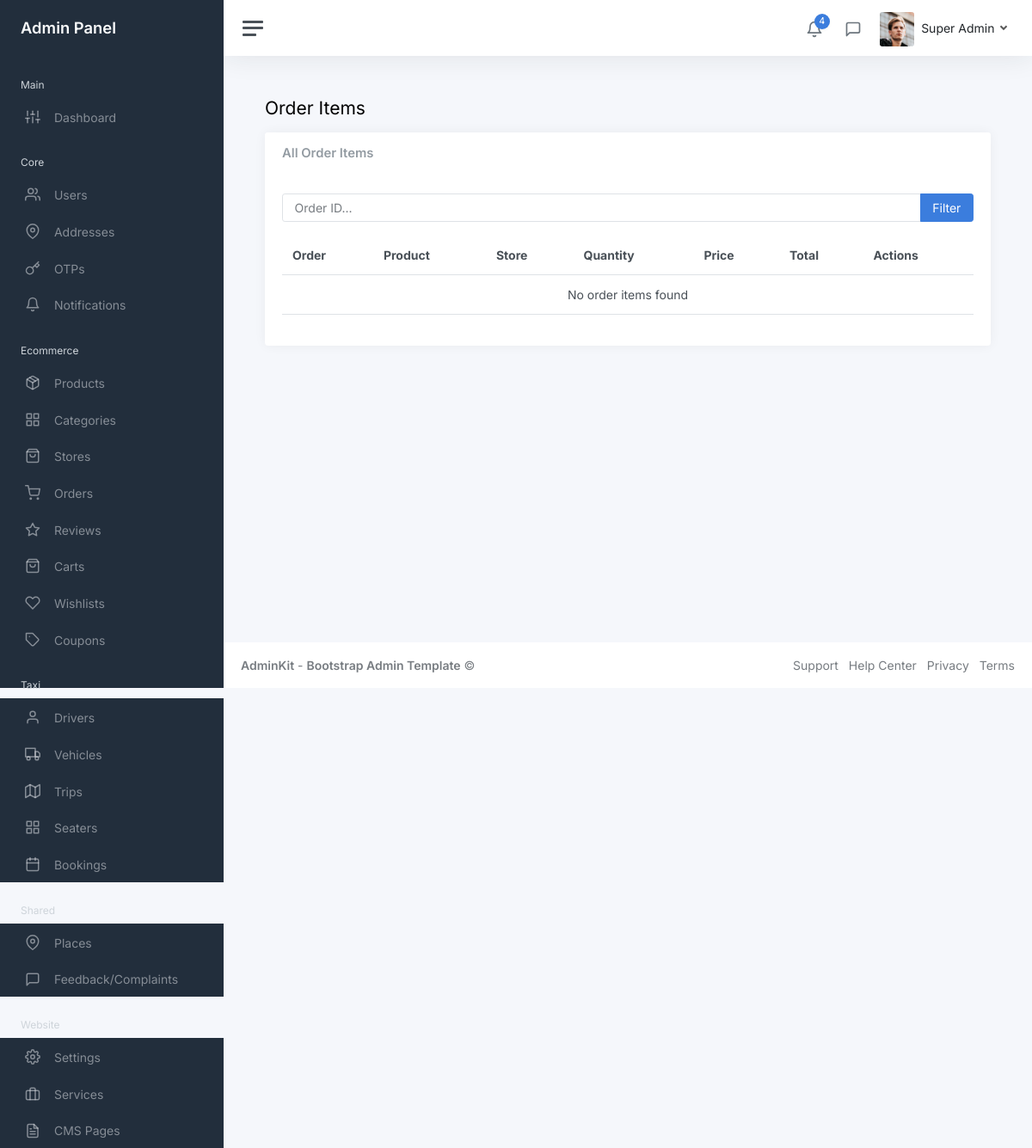
Page /myadmin/ecommerce/order-items/ (signed in) on the earlier database version.
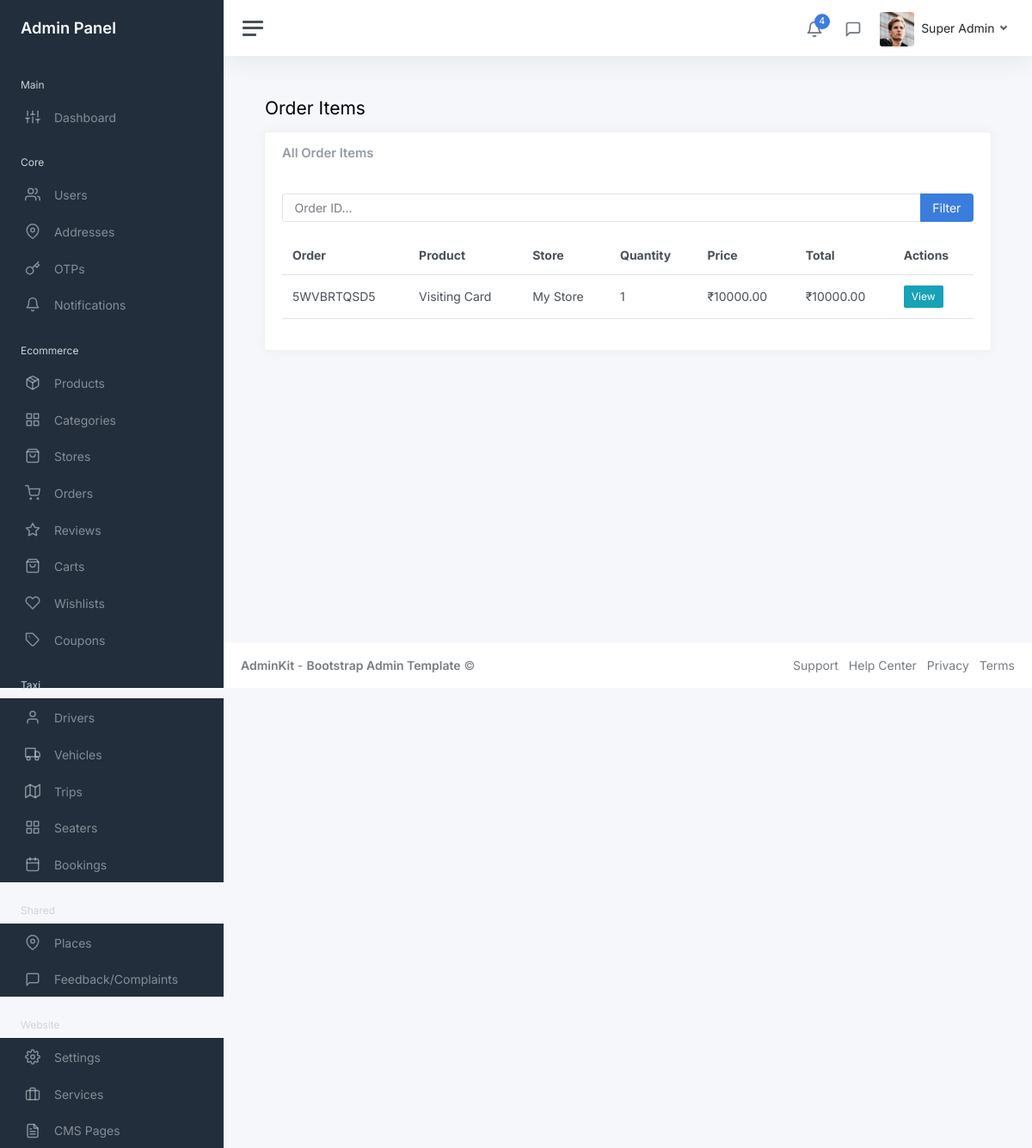
Same page on the later database version.
### ecommerce/models.py (models this page shows, shortened)
class OrderItem(models.Model):
    order = models.ForeignKey(Order, on_delete=models.CASCADE, related_name='items')
    product = models.ForeignKey(Product, on_delete=models.CASCADE)
    store = models.ForeignKey(Store, on_delete=models.CASCADE)
    quantity = models.PositiveIntegerField()
    price = models.DecimalField(max_digits=10, decimal_places=2)  # Price at time of order
    total = models.DecimalField(max_digits=10, decimal_places=2)
    class Meta:
        ordering = ['id']

class Order(models.Model):
    STATUS_CHOICES = [
        ('pending', 'Pending'),
        ('confirmed', 'Confirmed'),
        ('processing', 'Processing'),
        ('shipped', 'Shipped'),
        ('delivered', 'Delivered'),
        ('cancelled', 'Cancelled'),
        ('refunded', 'Refunded'),
    ]
    user = models.ForeignKey(User, on_delete=models.CASCADE, related_name='orders')
    order_number = models.CharField(max_length=20, unique=True)
    status = models.CharField(max_length=20, choices=STATUS_CHOICES, default='pending')
    total_amount = models.DecimalField(max_digits=10, decimal_places=2)
    shipping_address = models.TextField()
    billing_address = models.TextField()
    phone = models.CharField(max_length=20)
    email = models.EmailField()
    notes = models.TextField(blank=True)
    created_at = models.DateTimeField(auto_now_add=True)
    updated_at = models.DateTimeField(auto_now=True)
    class Meta:
        ordering = ['-created_at']

class Product(models.Model):
    name = models.CharField(max_length=200)
    description = models.TextField()
    store = models.ForeignKey(Store, on_delete=models.CASCADE, related_name='products')
    category = models.ForeignKey(Category, on_delete=models.CASCADE, related_name='products')
    price = models.DecimalField(max_digits=10, decimal_places=2, validators=[MinValueValidator(0)])
    compare_price = models.DecimalField(max_digits=10, decimal_places=2, blank=True, null=True, validators=[MinValueValidator(0)])
    sku = models.CharField(max_length=100, unique=True)
    stock_quantity = models.PositiveIntegerField(default=0)
    is_active = models.BooleanField(default=True)
    is_featured = models.BooleanField(default=False)
    weight = models.DecimalField(max_digits=8, decimal_places=2, blank=True, null=True, validators=[MinValueValidator(0)])
    dimensions = models.CharField(max_length=50, blank=True)  # e.g., "10x5x3 inches"
    created_at = models.DateTimeField(auto_now_add=True)
    updated_at = models.DateTimeField(auto_now=True)
    class Meta:
        ordering = ['-created_at']

class Store(models.Model):
    name = models.CharField(max_length=100)
    description = models.TextField(blank=True)
    owner = models.ForeignKey(User, on_delete=models.CASCADE, related_name='stores')
    logo = models.ImageField(upload_to='store_logos/', blank=True, null=True)
    banner = models.ImageField(upload_to='store_banners/', blank=True, null=True)
    address = models.TextField()
    phone = models.CharField(max_length=20)
    email = models.EmailField()
    is_active = models.BooleanField(default=True)
    created_at = models.DateTimeField(auto_now_add=True)
    updated_at = models.DateTimeField(auto_now=True)
    class Meta:
        ordering = ['-created_at']

### myadmin/views/ecommerce/order_item_views.py (the view)
# urls.py: path('order-items/', order_item_views.OrderItemListView.as_view(), name='order_item_list'),
class OrderItemListView(StaffRequiredMixin, ListView):
    model = OrderItem
    template_name = 'admin/ecommerce/order_item_list.html'
    context_object_name = 'order_items'
    paginate_by = 20
    def get_queryset(self):
        order_id = self.request.GET.get('order')
        queryset = OrderItem.objects.select_related('order', 'product', 'store').order_by('id')
        if order_id:
            queryset = queryset.filter(order_id=order_id)
        return queryset
    def get_context_data(self, **kwargs):
        context = super().get_context_data(**kwargs)
        context['order_id'] = self.request.GET.get('order', '')
        return context

### myadmin/mixins.py (called while the page is built)
    def test_func(self):
        return self.request.user.is_staff

### myadmin/templates/admin/ecommerce/order_item_list.html (shortened to what this page needs)
{% extends 'admin/layouts/base.html' %}
{% block content %}
<div class="container-fluid p-0">
    <div class="mb-3"><h1 class="h3 d-inline align-middle">Order Items</h1></div>
    <div class="row"><div class="col-12"><div class="card"><div class="card-header"><h5 class="card-title mb-0">All Order Items</h5></div><div class="card-body">
        <form method="get" class="mb-3"><div class="input-group"><input type="text" class="form-control" name="order" placeholder="Order ID..." value="{{ order_id }}"><button class="btn btn-primary" type="submit">Filter</button></div></form>
        <table class="table table-hover"><thead><tr><th>Order</th><th>Product</th><th>Store</th><th>Quantity</th><th>Price</th><th>Total</th><th>Actions</th></tr></thead><tbody>
            {% for item in order_items %}<tr><td>{{ item.order.order_number }}</td><td>{{ item.product.name }}</td><td>{{ item.store.name }}</td><td>{{ item.quantity }}</td><td>₹{{ item.price }}</td><td>₹{{ item.total }}</td><td><a href="{% url 'myadmin:ecommerce:order_item_detail' item.pk %}" class="btn btn-sm btn-info">View</a></td></tr>{% empty %}<tr><td colspan="7" class="text-center">No order items found</td></tr>{% endfor %}
        </tbody></table>
    </div></div></div></div>
</div>
{% endblock %}

Differences in the rows shown:
added OrderItem: order.order_number "5WVBRTQSD5", product.name "Visiting Card", store.name "My Store", quantity "1", price "10000.00", total "10000.00"
Other differences:
text no longer shown: "No order items found"
